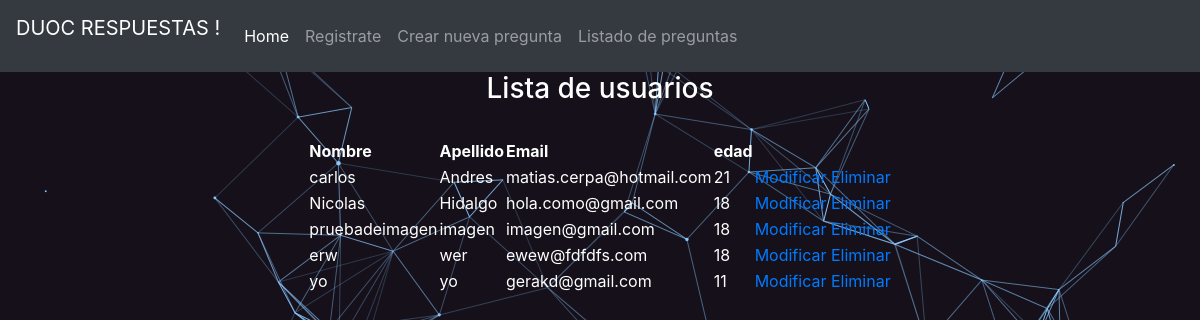
The page /catalogo/listar_persona on the database as committed earlier.
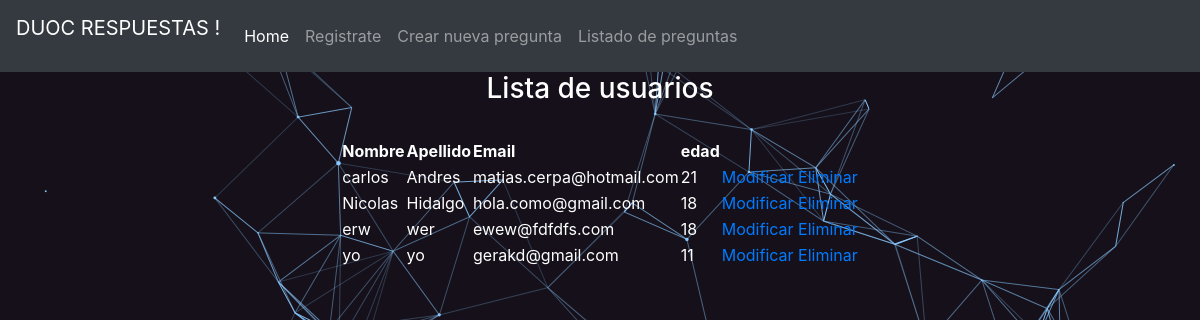
The same page on the database as committed later.
### catalogo/models.py (models this page shows, shortened)
class Persona(models.Model):
	field_name = models.CharField(max_length=200)
	field_last_name = models.CharField(max_length=200)
	field_password =models.CharField(max_length=200)
	field_email =models.EmailField(blank=True)
	field_age =models.IntegerField(default=18)
	field_phone =models.CharField(max_length=200)
	field_image =models.ImageField(null=True, blank=True)
	class Meta:
		ordering = ['field_last_name' , 'field_name' ]

### catalogo/views.py (the view)
# urls.py: path('listar_persona', listar_persona, name="listar_persona"),
def listar_persona(request):
    personas= Persona.objects.all()
    data = {
        'personas': personas
    }
    return render(request, 'listar_persona.html', data)

### catalogo/templates/listar_persona.html (shortened to what this page needs)
<!DOCTYPE html>
<html lang="es ">
<head>
<link rel="stylesheet" href="https://stackpath.bootstrapcdn.com/bootstrap/4.3.1/css/bootstrap.min.css">
{% load static %}
<link rel="stylesheet" href="{% static 'core\css\styleinicio.css' %}">
<link rel="stylesheet" href="{% static 'core\css\bootstrap.min.css' %}">
</head>
<body class="text-white" >
<div class="container">
 <br>
 <header>
      <nav class="navbar fixed-top navbar-expand-lg navbar-dark bg-dark">
      <p class="navbar-brand" > DUOC RESPUESTAS !</p>
  <div class="collapse navbar-collapse" id="navbarText">
    <ul class="navbar-nav mr-auto">
      <li class="nav-item active">
        <a class="nav-link" href="home.html">Home <span class="sr-only">(current)</span></a>
      </li>
      <li class="nav-item">
        <a class="nav-link" href="nueva_persona.html">Registrate</a>
      </li>
      <li class="nav-item">
        <a class="nav-link" href="agregar_pre.html">Crear nueva pregunta</a>
      </li>
      <li class="nav-item">
        <a class="nav-link" href="persona_list">Listado de preguntas</a>
      </li>
    </ul>
  </div>
</nav>
 </header>
</div>
<br>
<br>
{% load static %}
<center>
<h3> Lista de usuarios </h3>
<br>
<table>
    <tr>
      <th>Nombre </th>
      <th>Apellido </th>
      <th>Email </th>
      <th>edad </th>
    </tr>
    {% for p in personas %}
    <tr>
      <td> {{ p.field_name }} </td>
      <td> {{ p.field_last_name }} </td>
      <td> {{ p.field_email }} </td>
      <td> {{ p.field_age }} </td>
      <td>
        <a href="{% url 'modificar_persona' p.id %}"> Modificar </a>
        <a href="#" onclick="confirmarEliminacionP({{p.id}})">Eliminar</a>
      </td>
    </tr>
    {% endfor %}
</table>
</center>
</body>
</html>

### catalogo/static/core/css/styleinicio.css (style rules this page uses)
body { background-image: url("../img/negro.png"); }
H3 { font-family: times new roman; }

Rows that differ between the two databases and show on the page:
removed Persona: field_name "pruebadeimagen", field_last_name "imagen", field_email "imagen@gmail.com", field_age "18"
